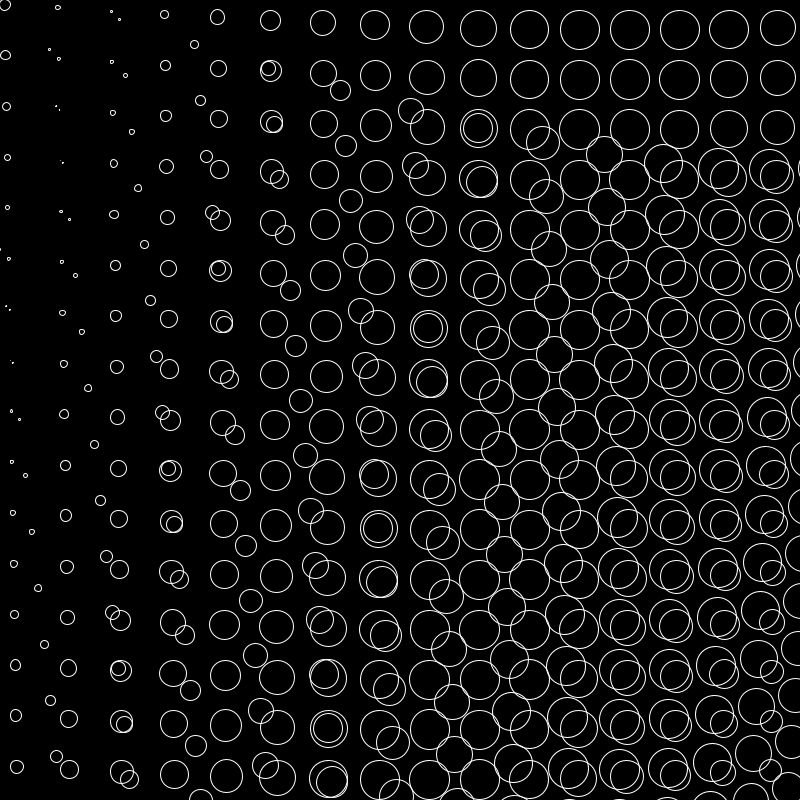
Frame 1 (no input)
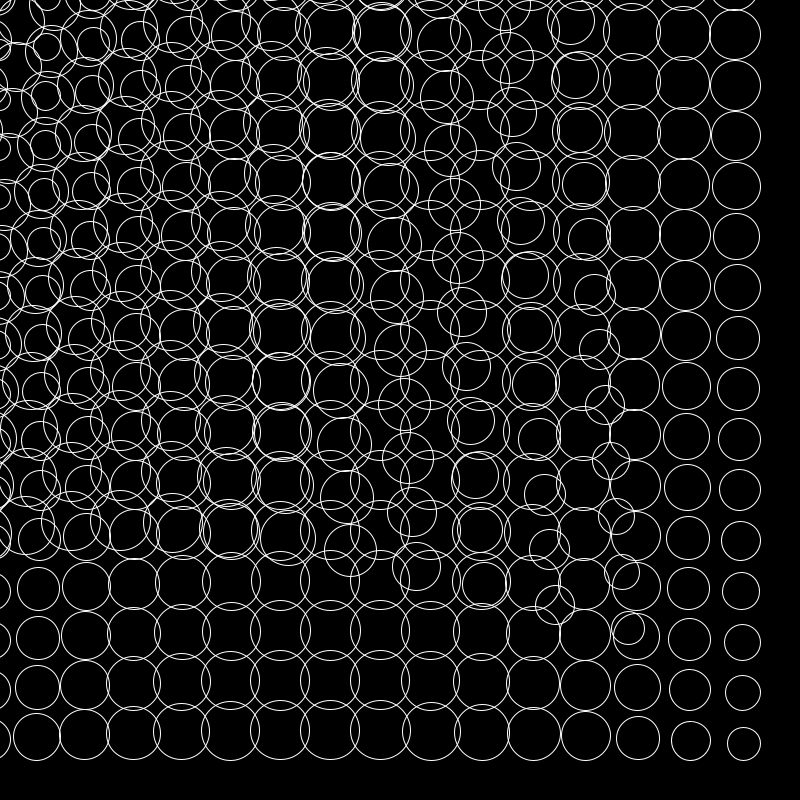
Frame 60 (the mouse pressed at the canvas centre just before this capture)
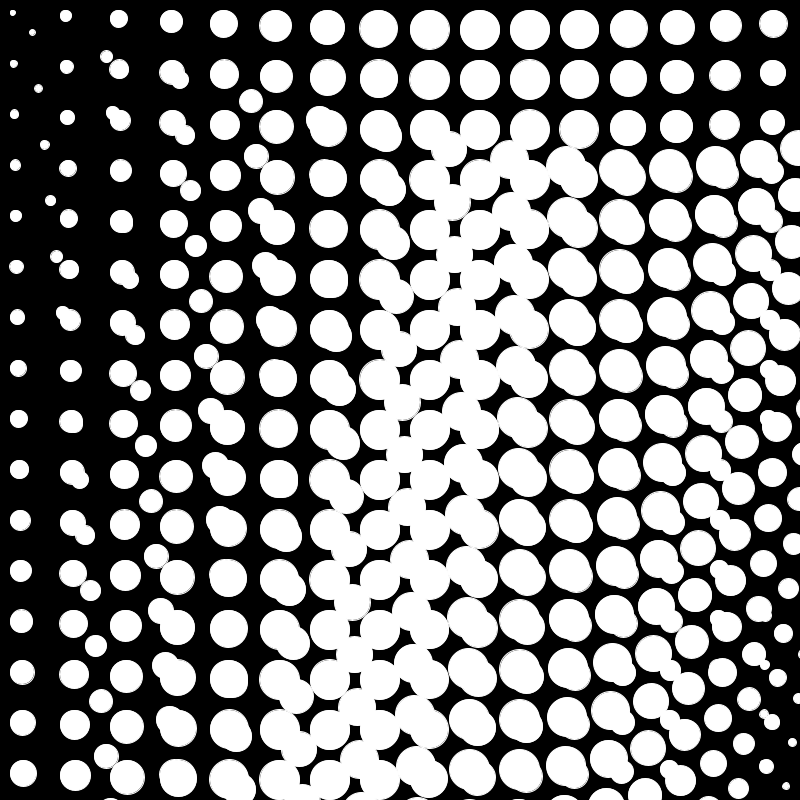
Frame 120 (the mouse held since frame 60 and released just before this capture)

The Processing sketch that drew these frames (run headless with seeded random() and noise(); from frame 60 on, the mouse is pressed at the canvas centre):

// Processing sketch: Sketch_41
// ── Sketch_41.pde
void setup() {
  size(800, 800);
  stroke(255);
  noFill();
}

int distance = 50;

void draw() {
  background(0, 50);
  for (int x = 10; x <= width; x+= distance) {
    for (int y = 10; y <= height; y+= distance) {
      float siz = distance * sin(frameCount/20.0f + x/2.0f + y/8.0f) + 10;
      ellipse(x - siz/2, y - siz/2, siz, siz);
      ellipse(x - siz*4, y - siz*4, siz, siz);
      
    }
  }
  
  if (mousePressed == true) {
  fill(255);
    
  }

else {
noFill();

}


}
